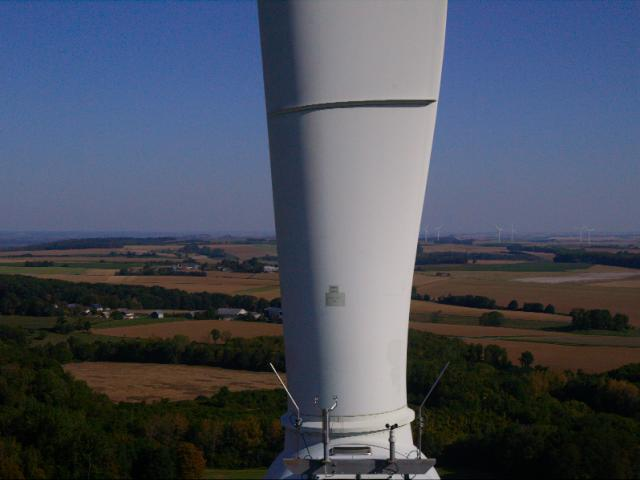
#> input picture Python_Task/DataPart1/P0000370.jpg, 640 x 480 px; its folder holds only this picture in this run
$ python Center_Draw.py
#> lines starting #> are read from the running program, lines starting #| are printed output that depends on the picture
import cv2
import numpy as np
import matplotlib.pyplot as plt
import glob
import os
from matplotlib.backends.backend_pdf import PdfPages
from rembg import remove

def adjust_saturation(image, increase_saturation=True, decrease_channels=None):
    """
    Ajuste la saturation de l'image.
    - `increase_saturation` si True, augmente la saturation ; sinon, ne fait rien.
    - `decrease_channels` liste des canaux pour diminuer la saturation ('G', 'B')
    """
    if len(image.shape) == 3:
        # Convertir l'image en HSV
        hsv_image = cv2.cvtColor(image, cv2.COLOR_BGR2HSV)
        h, s, v = cv2.split(hsv_image)

        if increase_saturation:
            s = cv2.add(s, 50)  # Augmente la saturation en ajoutant 50 au canal de saturation

        if decrease_channels:
            if 'G' in decrease_channels:
                s = s * 0.5  # Diminuer la saturation pour le canal vert
            if 'B' in decrease_channels:
                s = s * 0.5  # Diminuer la saturation pour le canal bleu

        # Clipper les valeurs pour qu'elles soient dans la plage valide [0, 255]
        s = np.clip(s, 0, 255).astype(np.uint8)

        # Fusionner les canaux et convertir de nouveau en BGR
        hsv_image = cv2.merge([h, s, v])
        image = cv2.cvtColor(hsv_image, cv2.COLOR_HSV2BGR)

    return image

def remove_background(input_image):
    # Supprimer l'arrière-plan en utilisant rembg
    return remove(input_image)

def canny_edge_detector(image, low_threshold, high_threshold):
    # Convertir l'image en niveaux de gris si elle est en couleur
    if len(image.shape) == 3:
        image_gray = cv2.cvtColor(image, cv2.COLOR_BGR2GRAY)
    else:
        image_gray = image

    # Appliquer un lissage gaussien
    blurred_image = cv2.GaussianBlur(image_gray, (1, 1), 0)

    # Appliquer le détecteur de contours de Canny
    edge_map = cv2.Canny(blurred_image, low_threshold, high_threshold)

    return edge_map

def process_images(image_folder_path, low_threshold, high_threshold, output_pdf_path, output_png_folder):
    # Assurer que le dossier de sortie existe
#> called with image_folder_path = 'Python_Task/DataPart1', low_threshold = 50, high_threshold = 150, output_pdf_path = 'Python_Task/images_pré-traitées.pdf', output_png_folder = 'Python_Task/images_pré-traitées'
    os.makedirs(output_png_folder, exist_ok=True)

    # Obtenir la liste de tous les chemins des fichiers d'images dans le dossier
    image_paths = glob.glob(os.path.join(image_folder_path, '*'))

    if not image_paths:
        raise FileNotFoundError(f"Aucune image trouvée dans le dossier '{image_folder_path}'. Veuillez vérifier le chemin du dossier.")

    print(f"{len(image_paths)} images trouvées dans le dossier '{image_folder_path}'.")

    # Créer un objet PdfPages pour sauvegarder les figures
    with PdfPages(output_pdf_path) as pdf:
        for idx, image_path in enumerate(image_paths):
            try:
                print(f"Traitement de l'image : {image_path}")

                # Lire l'image originale
                original_image = cv2.imread(image_path)
#> original_image is the input picture: shape (480, 640, 3); mean B, G, R 93.6, 79.1, 72.4

                # Détecter les contours dans l'image originale
                original_edge_map = canny_edge_detector(original_image, low_threshold, high_threshold)
#> in canny_edge_detector, `image_gray = cv2.cvtColor(image, cv2.COLOR_BGR2GRAY)`:
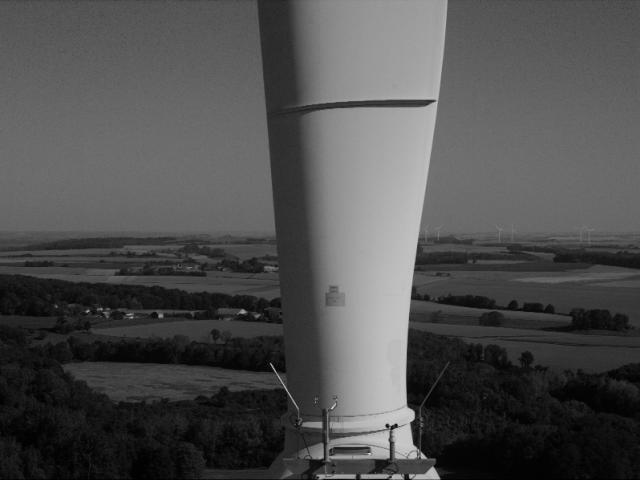
#> image_gray: shape (480, 640); min 0, max 219, mean 78.8
#> in canny_edge_detector, `edge_map = cv2.Canny(blurred_image, low_threshold, high_threshold)`:
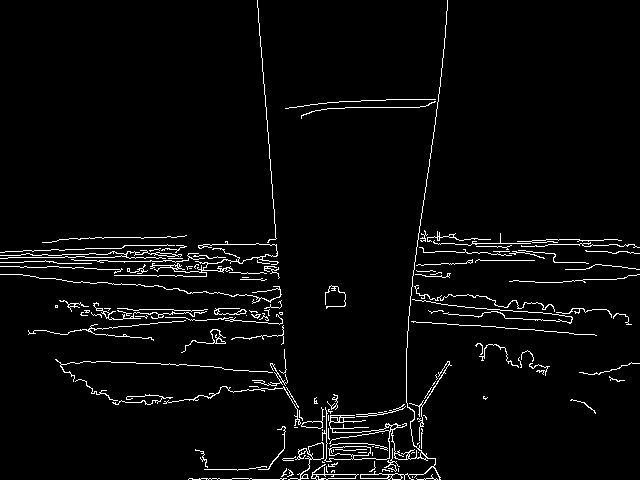
#> edge_map: shape (480, 640); 3.4% white in thin lines or dots

                # Ajuster la saturation
                adjusted_image = adjust_saturation(original_image, increase_saturation=True, decrease_channels=['G', 'B'])
#> in adjust_saturation, `hsv_image = cv2.cvtColor(image, cv2.COLOR_BGR2HSV)`: hsv_image: shape (480, 640, 3); mean H, S, V 85.8, 100.8, 100.2
#> in adjust_saturation, `h, s, v = cv2.split(hsv_image)`:
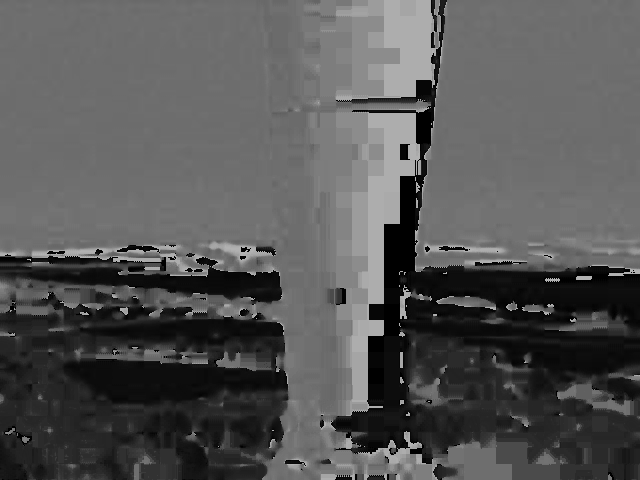
#> h: shape (480, 640); min 0, max 179, mean 85.8
#> in adjust_saturation, `h, s, v = cv2.split(hsv_image)`:
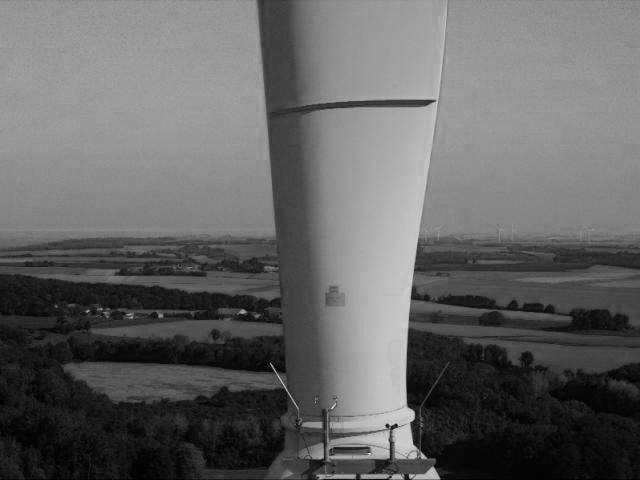
#> v: shape (480, 640); min 0, max 225, mean 100.2
#> in adjust_saturation, `s = s * 0.5`:
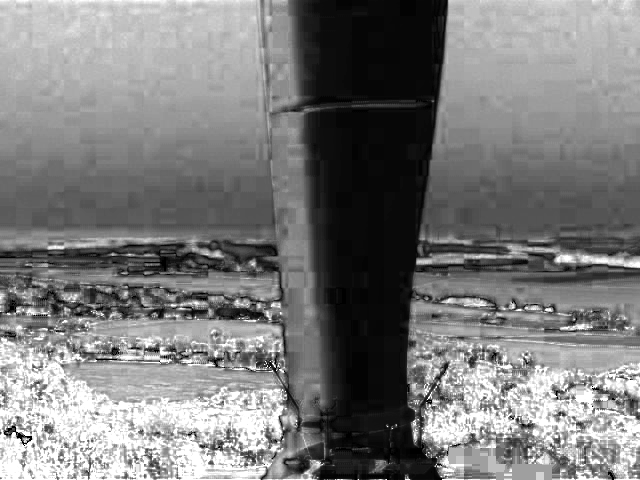
#> s: shape (480, 640) float64; min 12.5, max 63.75, mean 37.3; drawn with min black and max white
#> in adjust_saturation, `s = np.clip(s, 0, 255).astype(np.uint8)`:
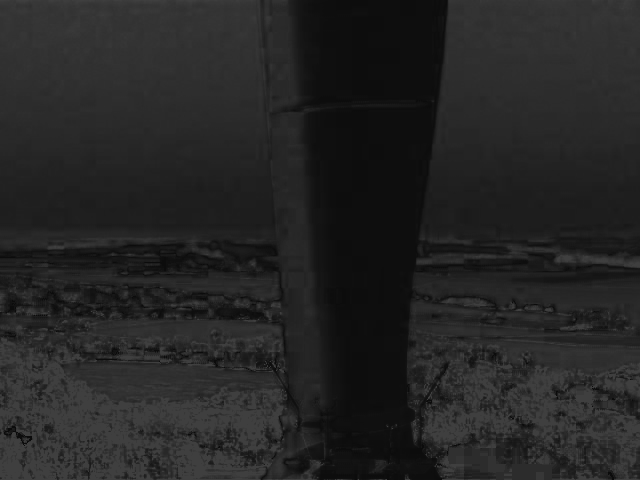
#> s: shape (480, 640); min 12, max 63, mean 36.9
#> in adjust_saturation, `hsv_image = cv2.merge([h, s, v])`: hsv_image: shape (480, 640, 3); mean H, S, V 85.8, 36.9, 100.2
#> in adjust_saturation, `image = cv2.cvtColor(hsv_image, cv2.COLOR_HSV2BGR)`:
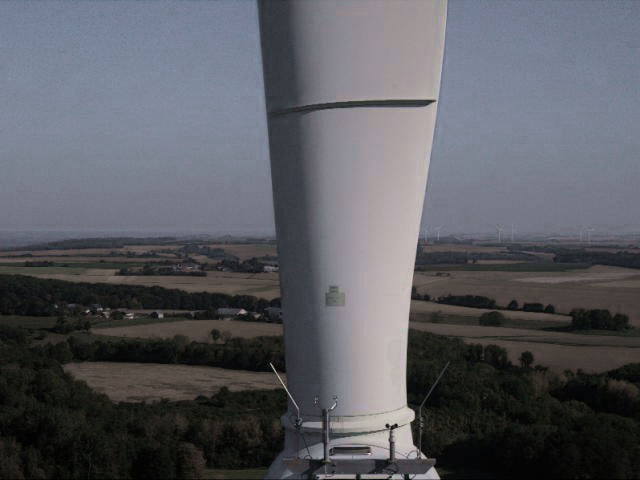
#> image: shape (480, 640, 3); mean B, G, R 97.2, 91.2, 89.6

                # Supprimer l'arrière-plan
                _, buffer = cv2.imencode('.png', adjusted_image)
                output_image = remove_background(buffer.tobytes())
                output_image = cv2.imdecode(np.frombuffer(output_image, np.uint8), cv2.IMREAD_UNCHANGED)

                # Détecter les contours dans l'image avec l'arrière-plan supprimé
                edge_map_with_bg_removed = canny_edge_detector(output_image, low_threshold, high_threshold)

                # Calculer le centre de gravité dans la carte des contours de l'image avec l'arrière-plan supprimé
                moments = cv2.moments(edge_map_with_bg_removed)
                if moments['m00'] != 0:
                    cx = int(moments['m10'] / moments['m00'])
                    cy = int(moments['m01'] / moments['m00'])
                else:
                    cx, cy = edge_map_with_bg_removed.shape[1] // 2, edge_map_with_bg_removed.shape[0] // 2  # Centre de secours

                # Afficher les coordonnées du centre de gravité
                print(f"Centre de gravité pour l'image {idx + 1} : (x: {cx}, y: {cy})")

                # Dessiner le centre de gravité sur l'image originale
                original_image_with_point = cv2.cvtColor(original_image, cv2.COLOR_BGR2RGB)
                cv2.circle(original_image_with_point, (cx, cy), 5, (255, 0, 0), -1)

                # Dessiner le centre de gravité sur l'image avec l'arrière-plan supprimé
                output_image_with_point = cv2.cvtColor(output_image, cv2.COLOR_BGRA2RGB)
                cv2.circle(output_image_with_point, (cx, cy), 5, (255, 0, 0), -1)

                # Créer une nouvelle figure pour chaque image
                plt.figure(figsize=(20, 10), dpi=200)

                # Image originale avec point
                plt.subplot(2, 2, 1)
                plt.imshow(original_image_with_point)
                plt.title(f'Image Originale {idx + 1}')
                plt.axis('off')

                # Détection des contours sur l'image originale
                plt.subplot(2, 2, 2)
                plt.imshow(original_edge_map, cmap='gray')
                plt.title(f'Contours Image Originale {idx + 1}')
                plt.axis('off')

                # Image avec arrière-plan supprimé et point
                plt.subplot(2, 2, 3)
                plt.imshow(output_image_with_point)
                plt.title(f'Image sans arrière-plan {idx + 1}')
                plt.axis('off')

                # Détection des contours sur l'image avec l'arrière-plan supprimé
                plt.subplot(2, 2, 4)
                plt.imshow(edge_map_with_bg_removed, cmap='gray')
                plt.title(f'Contours sans arrière-plan {idx + 1}')
                plt.axis('off')

                # Ajuster la disposition pour un meilleur espacement
                plt.subplots_adjust(wspace=0.3, hspace=0.5)

                # Sauvegarder la figure actuelle dans le PDF
                pdf.savefig()

                # Sauvegarder la figure actuelle en tant que fichier PNG
                png_filename = os.path.join(output_png_folder, f'processed_image_{idx + 1}.png')
                plt.savefig(png_filename)
                plt.close()

            except FileNotFoundError as e:
                print(e)

    print(f"PDF sauvegardé à {output_pdf_path}")
    print(f"Fichiers PNG sauvegardés dans le dossier '{output_png_folder}'")

if __name__ == "__main__":
    # Obtenir le répertoire actuel du script
    script_dir = os.path.dirname(os.path.abspath(__file__))

    # Définir le chemin relatif vers le dossier d'images
    image_folder_path = os.path.join(script_dir, 'DataPart1')
    low_threshold = 50
    high_threshold = 150
    output_pdf_path = os.path.join(script_dir, 'images_pré-traitées.pdf')  # Chemin où le PDF sera sauvegardé
    output_png_folder = os.path.join(script_dir, 'images_pré-traitées')  # Dossier où les fichiers PNG seront sauvegardés

    process_images(image_folder_path, low_threshold, high_threshold, output_pdf_path, output_png_folder)
#> (the call stopped at in remove_background, `return remove(input_image)`: rembg is not available in this run)

$ run again, on Python_Task/DataPart1/P0000382.jpg
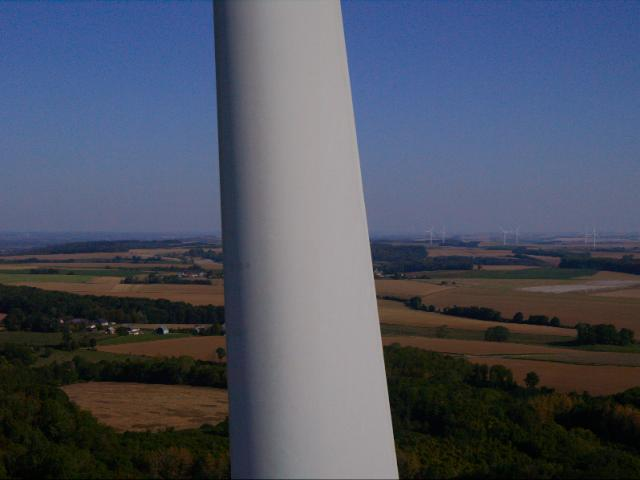
#> input picture Python_Task/DataPart1/P0000382.jpg, 640 x 480 px
#> in process_images, original_image is the input picture: shape (480, 640, 3); mean B, G, R 98, 82.3, 75.8
#> in canny_edge_detector, `edge_map = cv2.Canny(blurred_image, low_threshold, high_threshold)`:
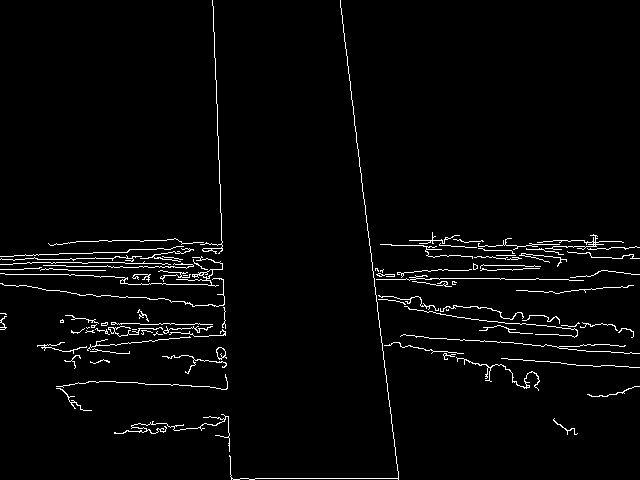
#> edge_map: shape (480, 640); 2.6% white in thin lines or dots
#> in adjust_saturation, `image = cv2.cvtColor(hsv_image, cv2.COLOR_HSV2BGR)`:
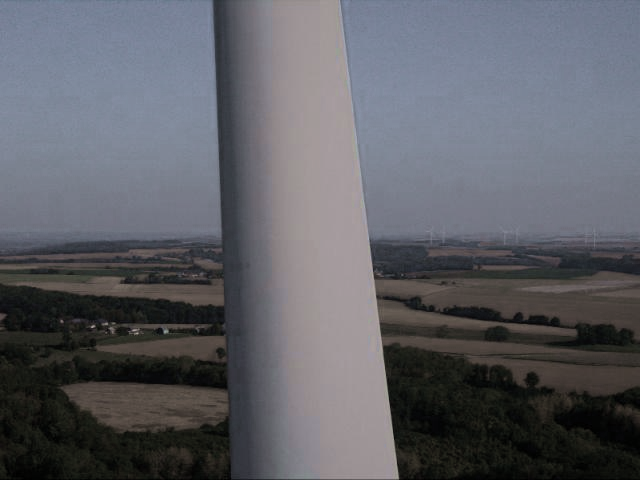
#> image: shape (480, 640, 3); mean B, G, R 101.6, 95.2, 94.1

$ run again, on Python_Task/DataPart1/P0000385.jpg
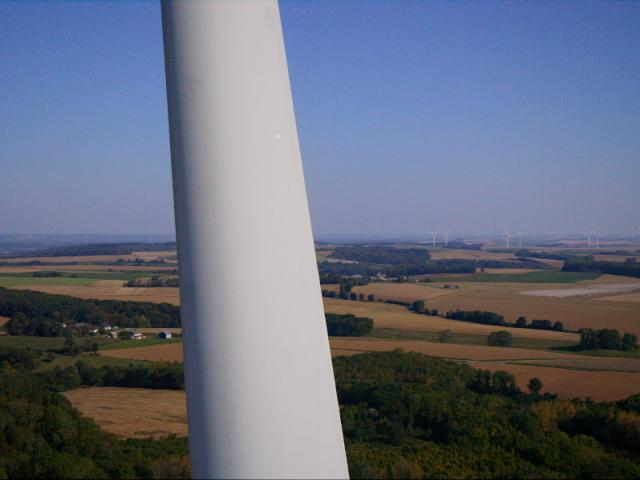
#> input picture Python_Task/DataPart1/P0000385.jpg, 640 x 480 px
#> in process_images, original_image is the input picture: shape (480, 640, 3); mean B, G, R 125.3, 108.1, 101.3
#> in canny_edge_detector, `edge_map = cv2.Canny(blurred_image, low_threshold, high_threshold)`:
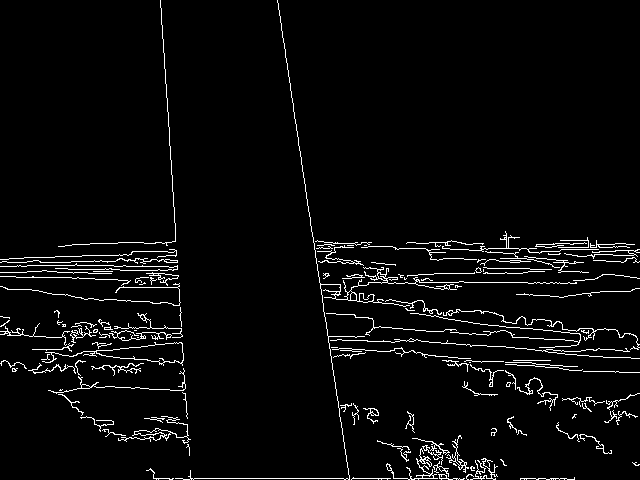
#> edge_map: shape (480, 640); 3.8% white in thin lines or dots
#> in adjust_saturation, `image = cv2.cvtColor(hsv_image, cv2.COLOR_HSV2BGR)`:
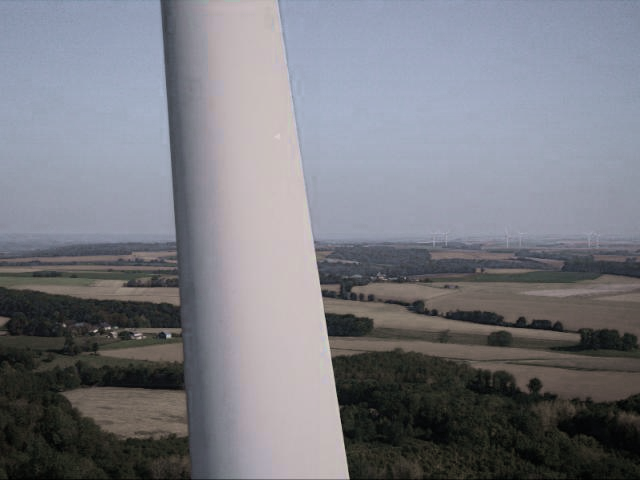
#> image: shape (480, 640, 3); mean B, G, R 129.4, 122.3, 121

$ run again, on Python_Task/DataPart1/P0000373.jpg
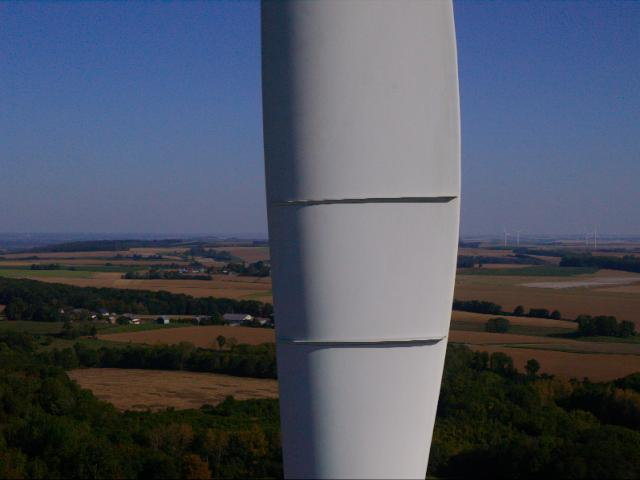
#> input picture Python_Task/DataPart1/P0000373.jpg, 640 x 480 px
#> in process_images, original_image is the input picture: shape (480, 640, 3); mean B, G, R 97.2, 82.7, 76.3
#> edge_map: shape (480, 640); 2.7% white in thin lines or dots
#> in adjust_saturation, `image = cv2.cvtColor(hsv_image, cv2.COLOR_HSV2BGR)`:
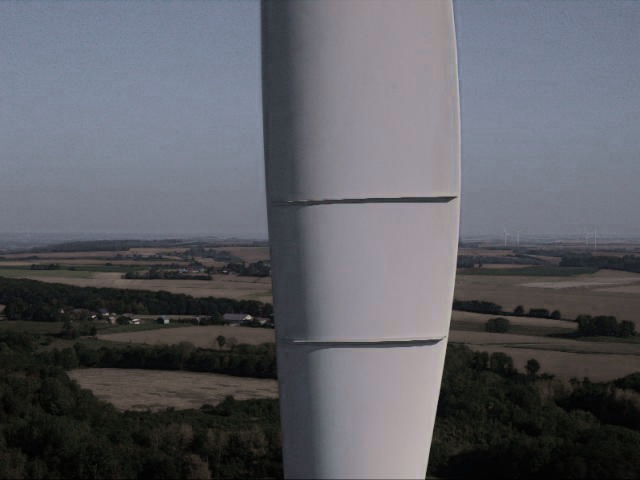
#> image: shape (480, 640, 3); mean B, G, R 100.7, 94.1, 92.9
